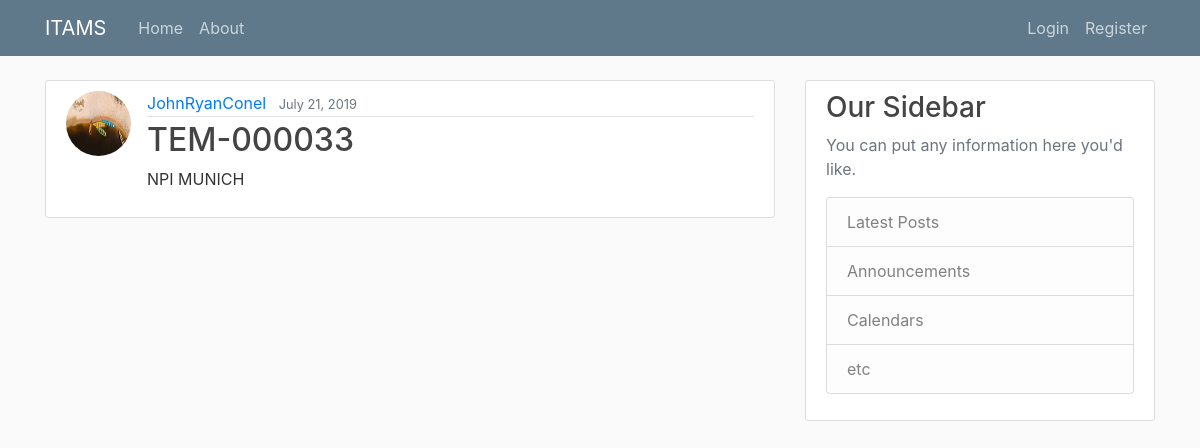
The page /asset/3282/ on the database its author committed.
### core/models.py (models this page shows, shortened)
class Asset(models.Model):
    name = models.CharField(max_length = 128)
    description = models.TextField()
    date_added = models.DateTimeField(default=timezone.now)
    added_by = models.ForeignKey(User, on_delete=models.CASCADE)

### users/models.py (models this page shows, shortened)
class Profile(models.Model):
    user = models.OneToOneField(User, on_delete=models.CASCADE)
    image = models.ImageField(default='default.jpg', upload_to='profile_pics')

### core/views.py (the view)
# urls.py: path('asset/<int:pk>/', AssetDetailView.as_view(), name='asset-detail'),
class AssetDetailView(DetailView):
    model = Asset

### core/templates/core/asset_detail.html (shortened to what this page needs)
{% extends "core/base.html" %}
{% block content %}
    <article class="media content-section">
        <img class="rounded-circle article-img" src="{{ object.added_by.profile.image.url }}">
        <div class="media-body">
            <div class="article-metadata">
            <a class="mr-2" href="{% url 'user-assets' object.added_by.username %}">{{ object.added_by }}</a>
            <small class="text-muted">{{ object.date_added|date:"F d, Y" }}</small>
            </div>
            <h2 class="article-title">{{ object.name }}</h2>
            <p class="article-content">{{ object.description }}</p>
        </div>
    </article>
{% endblock content %}

### core/static/core/main.css (style rules this page uses)
body { background: #fafafa; color: #333333; margin-top: 5rem; }
h1, h2, h3, h4, h5, h6 { color: #444444; }
.content-section { background: #ffffff; padding: 10px 20px; border: 1px solid #dddddd; border-radius: 3px; margin-bottom: 20px; }
.article-title { color: #444444; }
.article-content { white-space: pre-line; }
.article-img { height: 65px; width: 65px; margin-right: 16px; }
.article-metadata { padding-bottom: 1px; margin-bottom: 4px; border-bottom: 1px solid #e3e3e3 }

### rows shown on the page
Asset: added_by.profile.image (picture), added_by "JohnRyanConel", date_added "July 21, 2019", name "TEM-000033", description "NPI MUNICH"
